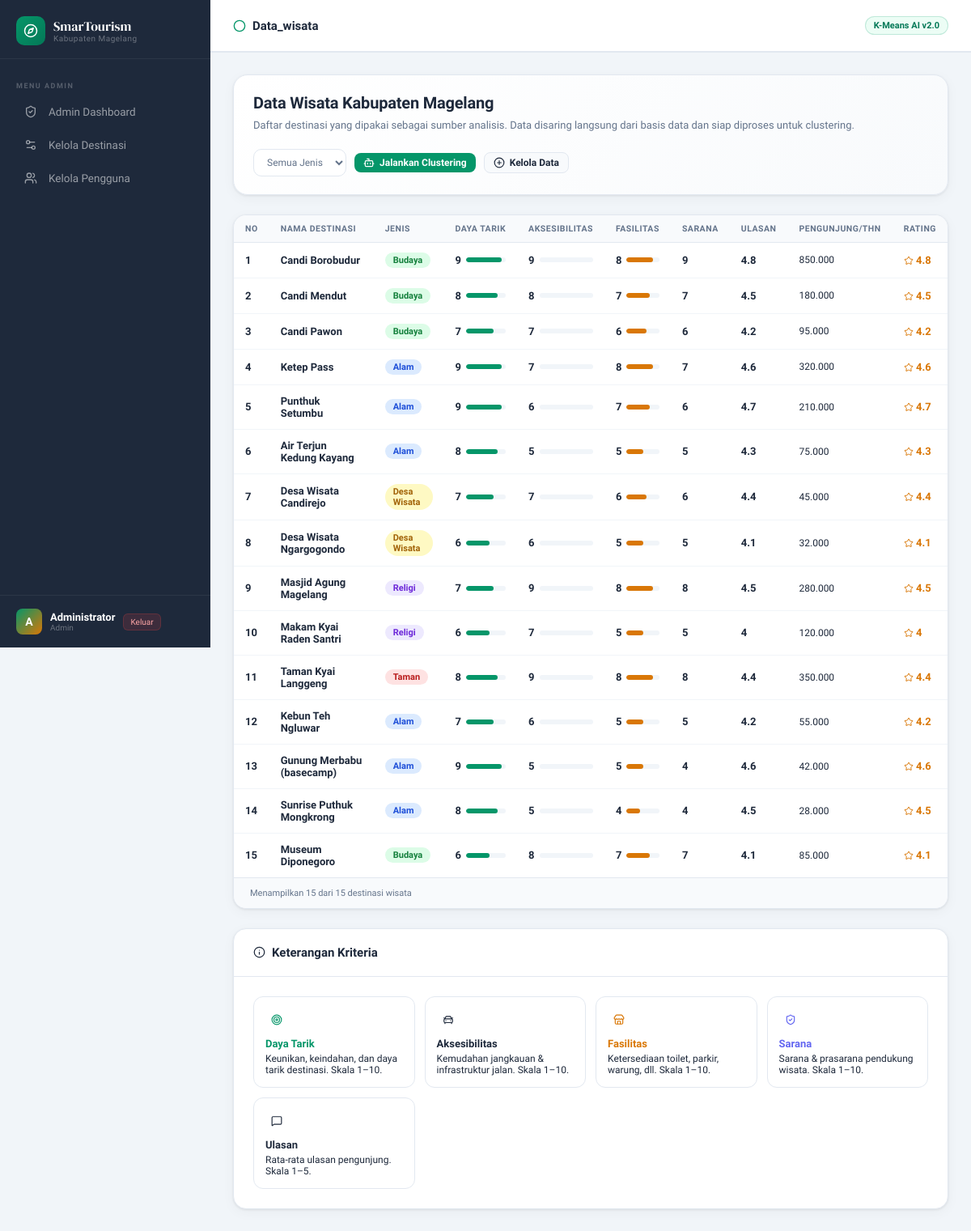
The app's page /pages/data_wisata.php (signed in) with its own data.
### tables this page shows
CREATE TABLE tb_destinasi (
  id INT UNSIGNED NOT NULL AUTO_INCREMENT,
  nama_destinasi VARCHAR(200) NOT NULL,
  kategori VARCHAR(50) NOT NULL,
  daya_tarik TINYINT UNSIGNED NOT NULL,
  aksesibilitas TINYINT UNSIGNED NOT NULL,
  fasilitas TINYINT UNSIGNED NOT NULL,
  sarana TINYINT UNSIGNED NOT NULL,
  ulasan DECIMAL(3,1) NOT NULL,
  jumlah_pengunjung INT UNSIGNED NOT NULL,
  rating DECIMAL(3,1) NOT NULL,
  latitude DECIMAL(10,7) NOT NULL,
  longitude DECIMAL(10,7) NOT NULL,
  status ENUM('aktif', 'nonaktif') NOT NULL DEFAULT 'aktif',
  created_at TIMESTAMP NOT NULL DEFAULT CURRENT_TIMESTAMP,
  updated_at TIMESTAMP NOT NULL DEFAULT CURRENT_TIMESTAMP ON UPDATE CURRENT_TIMESTAMP,
  PRIMARY KEY (id)
);

### includes/auth.php (called while the page is built, shortened)
<?php
function isLoggedIn(): bool
{
    return isset($_SESSION['user']['username'], $_SESSION['user']['role']);
}
function getCurrentUser(): ?array
{
    return isLoggedIn() ? $_SESSION['user'] : null;
}
function isAdmin(): bool
{
    $u = getCurrentUser();
    return $u && (($u['role'] ?? '') === 'admin');
}

### includes/kmeans.php (called while the page is built, shortened)
<?php
function getWisataData(): array
{
    try {
        $pdo = getDatabaseConnection();
        $stmt = $pdo->query(
            "SELECT
                id,
                nama_destinasi AS nama,
                kategori AS jenis,
                daya_tarik,
                aksesibilitas,
                fasilitas,
                sarana,
                ulasan,
                jumlah_pengunjung,
                rating,
                latitude AS lat,
                longitude AS lng
            FROM tb_destinasi
            WHERE status = 'aktif'
            ORDER BY id ASC"
        );
        $rows = $stmt->fetchAll();
        return array_map(static function (array $row): array {
            return [
                'id' => (int) $row['id'],
                'nama' => (string) $row['nama'],
                'jenis' => (string) $row['jenis'],
                'daya_tarik' => (float) $row['daya_tarik'],
                'aksesibilitas' => (float) $row['aksesibilitas'],
                'fasilitas' => (float) $row['fasilitas'],
                'sarana' => (float) $row['sarana'],
                'ulasan' => (float) $row['ulasan'],
                'jumlah_pengunjung' => (int) $row['jumlah_pengunjung'],
                'rating' => (float) $row['rating'],
                'lat' => (float) $row['lat'],
                'lng' => (float) $row['lng'],
            ];
        }, $rows);
    } catch (Throwable $e) {
        error_log('SmartTourism database error: ' . $e->getMessage());
        return [];
    }
}

### pages/data_wisata.php (the view, shortened to what this page needs)
<?php
require_once '../includes/header.php';
require_once '../includes/kmeans.php';
$allWisata = getWisataData();
$data = $allWisata;
$totalData = count($allWisata);
?>
<div class="page-content">
  <div class="page-hero">
    <div>
      <div class="page-hero-title">Data Wisata Kabupaten Magelang</div>
      <div class="page-hero-subtitle">Daftar destinasi yang dipakai sebagai sumber analisis. Data disaring langsung dari basis data dan siap diproses untuk clustering.</div>
    </div>
    <div class="page-hero-actions">
      <select onchange="location.href='?jenis='+this.value" style="background:white;border:1px solid var(--border);border-radius:10px;padding:8px 12px;font-size:12px;font-family:inherit;color:var(--text-muted);cursor:pointer;">
        <option value="">Semua Jenis</option>
      </select>
      <a href="clustering.php" class="btn btn-primary btn-sm"><i data-lucide="bot" style="width:14px;height:14px;"></i> Jalankan Clustering</a>
      <?php if (function_exists('isAdmin') && isAdmin()): ?>
        <a href="admin/destinasi.php" class="btn btn-secondary btn-sm"><i data-lucide="plus-circle" style="width:14px;height:14px;"></i> Kelola Data</a>
      <?php endif; ?>
    </div>
  </div>
  <div class="card mb-24">
    <div class="table-wrap">
      <table>
        <thead>
          <tr>
            <th>No</th>
            <th>Nama Destinasi</th>
            <th>Jenis</th>
            <th>Daya Tarik</th>
            <th>Aksesibilitas</th>
            <th>Fasilitas</th>
            <th>Sarana</th>
            <th>Ulasan</th>
            <th>Pengunjung/Thn</th>
            <th>Rating</th>
          </tr>
        </thead>
        <tbody>
          <?php if (!empty($data)): ?>
            <?php foreach (array_values($data) as $w):
              $jc = ['Budaya' => 'badge-green', 'Alam' => 'badge-blue', 'Desa Wisata' => 'badge-yellow', 'Religi' => 'badge-purple', 'Taman' => 'badge-red'][$w['jenis']] ?? 'badge-blue';
            ?>
              <tr>
                <td style="color:var(--text-3);font-weight:700;"><?= $w['id'] ?></td>
                <td style="font-weight:700;color:var(--text);"><?= htmlspecialchars($w['nama']) ?></td>
                <td><span class="badge <?= $jc ?>"><?= $w['jenis'] ?></span></td>
                <?php foreach (['daya_tarik', 'aksesibilitas', 'fasilitas'] as $f): ?>
                  <td>
                    <div style="display:flex;align-items:center;gap:6px;">
                      <span style="font-weight:700;color:var(--text);"><?= $w[$f] ?></span>
                      <div style="flex:1;min-width:40px;" class="progress-bar">
                        <div class="progress-fill" style="width:<?= $w[$f] * 10 ?>%;background:var(--<?= $f === 'daya_tarik' ? 'emerald' : ($f === 'aksesibilitas' ? 'blue' : 'gold') ?>);"></div>
                      </div>
                    </div>
                  </td>
                <?php endforeach; ?>
                <td style="font-weight:700;color:var(--text);"><?= $w['sarana'] ?></td>
                <td style="font-weight:700;color:var(--text);"><?= $w['ulasan'] ?></td>
                <td class="mono" style="font-size:12px;"><?= number_format($w['jumlah_pengunjung'], 0, ',', '.') ?></td>
                <td style="color:var(--gold);font-weight:700;"><i data-lucide="star" style="width:12px;height:12px;vertical-align:-2px;"></i> <?= $w['rating'] ?></td>
              </tr>
            <?php endforeach; ?>
          <?php else: ?>
            <tr>
              <td colspan="10" style="padding:24px;text-align:center;color:var(--text-3);">Belum ada data destinasi di database.</td>
            </tr>
          <?php endif; ?>
        </tbody>
      </table>
    </div>
    <div style="padding:12px 20px;background:var(--slate-pale);font-size:11px;color:var(--text-muted);border-top:1px solid var(--border);">
      Menampilkan <?= count($data) ?> dari <?= $totalData ?> destinasi wisata
    </div>
  </div>
  <div class="card">
    <div class="card-header">
      <div class="card-title"><i data-lucide="info" style="width:15px;height:15px;color:var(--blue);"></i> Keterangan Kriteria</div>
    </div>
    <div class="card-body">
      <div style="display:grid;grid-template-columns:repeat(auto-fit,minmax(190px,1fr));gap:12px;">
        <?php
        $kriteria = [
          ['target', 'Daya Tarik', 'Keunikan, keindahan, dan daya tarik destinasi. Skala 1–10.', 'var(--emerald)'],
          ['car-front', 'Aksesibilitas', 'Kemudahan jangkauan & infrastruktur jalan. Skala 1–10.', 'var(--blue)'],
          ['store', 'Fasilitas', 'Ketersediaan toilet, parkir, warung, dll. Skala 1–10.', 'var(--gold)'],
          ['shield-check', 'Sarana', 'Sarana & prasarana pendukung wisata. Skala 1–10.', 'var(--purple)'],
          ['message-square', 'Ulasan', 'Rata-rata ulasan pengunjung. Skala 1–5.', 'var(--red)'],
        ];
        foreach ($kriteria as $k2):
        ?>
          <div style="background:var(--surface-2);border:1px solid var(--border);border-radius:12px;padding:14px;">
            <div style="width:28px;height:28px;border-radius:8px;background:<?= $k2[3] ?>18;color:<?= $k2[3] ?>;display:flex;align-items:center;justify-content:center;margin-bottom:8px;"><i data-lucide="<?= $k2[0] ?>" style="width:14px;height:14px;"></i></div>
            <div style="font-size:13px;font-weight:700;color:<?= $k2[3] ?>;margin-bottom:4px;"><?= $k2[1] ?></div>
            <div style="font-size:12px;color:var(--text-3);"><?= $k2[2] ?></div>
          </div>
        <?php endforeach; ?>
      </div>
    </div>
  </div>
</div>
<?php require_once '../includes/footer.php'; ?>

### includes/header.php (style rules this page uses)
:root { --emerald: #059669; --emerald-dark: #047857; --emerald-light: #34d399; --emerald-pale: #ecfdf5; --gold: #d97706; --gold-light: #fbbf24; --purple: #6366f1; --slate: #1e293b; --slate-mid: #334155; --slate-light: #64748b; --slate-pale: #f8fafc; --white: #ffffff; --border: #e2e8f0; --sidebar-w: 260px; --header-h: 64px; --text: #1e293b; --text-muted: #64748b; --danger: #ef4444; --success: #059669; --warning: #d97706; --shadow: 0 1px 3px rgba(0, 0, 0, 0.08), 0 4px 16px rgba(0, 0, 0, 0.04); --shadow-lg: 0 8px 32px rgba(0, 0, 0, 0.1); }
* { box-sizing: border-box; margin: 0; padding: 0; }
html, body { height: 100%; font-family: 'Plus Jakarta Sans', sans-serif; background: #f1f5f9; color: var(--text); }
a { text-decoration: none; color: inherit; }
.page-content { padding: 28px; flex: 1; max-width: 1400px; }
.page-hero { background: linear-gradient(135deg, #ffffff 0%, #f8fafc 100%); border: 1px solid var(--border); border-radius: 18px; box-shadow: var(--shadow); padding: 22px 24px; margin-bottom: 24px; display: flex; justify-content: space-between; gap: 18px; align-items: flex-start; flex-wrap: wrap; }
.page-hero-title { font-size: 20px; font-weight: 800; color: var(--slate); letter-spacing: -0.2px; margin-bottom: 6px; }
.page-hero-subtitle { font-size: 13px; color: var(--text-muted); line-height: 1.6; max-width: 760px; }
.page-hero-actions { display: flex; gap: 10px; flex-wrap: wrap; align-items: center; }
.card { background: white; border-radius: 16px; border: 1px solid var(--border); box-shadow: var(--shadow); overflow: hidden; }
.card-header { padding: 20px 24px; border-bottom: 1px solid var(--border); display: flex; align-items: center; justify-content: space-between; flex-wrap: wrap; gap: 12px; }
.card-title { font-size: 15px; font-weight: 700; color: var(--slate); display: flex; align-items: center; gap: 8px; }
.card-body { padding: 24px; }
.table-wrap { overflow-x: auto; }
table { width: 100%; border-collapse: collapse; font-size: 13px; }
th { text-align: left; padding: 10px 14px; font-size: 10.5px; font-weight: 700; letter-spacing: 0.5px; text-transform: uppercase; color: var(--text-muted); background: var(--slate-pale); border-bottom: 1px solid var(--border); white-space: nowrap; }
td { padding: 12px 14px; border-bottom: 1px solid #f1f5f9; vertical-align: middle; }
tr:last-child td { border-bottom: none; }
.badge { display: inline-flex; align-items: center; padding: 3px 10px; border-radius: 100px; font-size: 11px; font-weight: 600; }
.badge-green { background: #dcfce7; color: #15803d; }
.badge-yellow { background: #fef9c3; color: #a16207; }
.badge-purple { background: #ede9fe; color: #6d28d9; }
.badge-blue { background: #dbeafe; color: #1d4ed8; }
.badge-red { background: #fee2e2; color: #b91c1c; }
.btn { display: inline-flex; align-items: center; gap: 6px; padding: 8px 16px; border-radius: 10px; font-size: 13px; font-weight: 600; font-family: inherit; cursor: pointer; border: none; transition: all 0.15s; }
.btn-primary { background: var(--emerald); color: white; }
.btn-secondary { background: var(--slate-pale); color: var(--slate); border: 1px solid var(--border); }
.btn-sm { padding: 5px 11px; font-size: 12px; border-radius: 8px; }
.mb-24 { margin-bottom: 24px; }
.progress-bar { height: 6px; background: #f1f5f9; border-radius: 100px; overflow: hidden; }
.progress-fill { height: 100%; border-radius: 100px; transition: width 0.6s ease; }

### records on screen
tb_destinasi: id "1", nama_destinasi "Candi Borobudur", kategori "Budaya", daya_tarik "9", aksesibilitas "9", fasilitas "8", sarana "9", ulasan "4.8", jumlah_pengunjung "850.000", rating "4.8"
tb_destinasi: id "2", nama_destinasi "Candi Mendut", kategori "Budaya", daya_tarik "8", aksesibilitas "8", fasilitas "7", sarana "7", ulasan "4.5", jumlah_pengunjung "180.000", rating "4.5"
tb_destinasi: id "3", nama_destinasi "Candi Pawon", kategori "Budaya", daya_tarik "7", aksesibilitas "7", fasilitas "6", sarana "6", ulasan "4.2", jumlah_pengunjung "95.000", rating "4.2"
tb_destinasi: id "4", nama_destinasi "Ketep Pass", kategori "Alam", daya_tarik "9", aksesibilitas "7", fasilitas "8", sarana "7", ulasan "4.6", jumlah_pengunjung "320.000", rating "4.6"
tb_destinasi: id "5", nama_destinasi "Punthuk Setumbu", kategori "Alam", daya_tarik "9", aksesibilitas "6", fasilitas "7", sarana "6", ulasan "4.7", jumlah_pengunjung "210.000", rating "4.7"
tb_destinasi: id "6", nama_destinasi "Air Terjun Kedung Kayang", kategori "Alam", daya_tarik "8", aksesibilitas "5", fasilitas "5", sarana "5", ulasan "4.3", jumlah_pengunjung "75.000", rating "4.3"
tb_destinasi: id "7", nama_destinasi "Desa Wisata Candirejo", kategori "Desa Wisata", daya_tarik "7", aksesibilitas "7", fasilitas "6", sarana "6", ulasan "4.4", jumlah_pengunjung "45.000", rating "4.4"
tb_destinasi: id "8", nama_destinasi "Desa Wisata Ngargogondo", kategori "Desa Wisata", daya_tarik "6", aksesibilitas "6", fasilitas "5", sarana "5", ulasan "4.1", jumlah_pengunjung "32.000", rating "4.1"
tb_destinasi: id "9", nama_destinasi "Masjid Agung Magelang", kategori "Religi", daya_tarik "7", aksesibilitas "9", fasilitas "8", sarana "8", ulasan "4.5", jumlah_pengunjung "280.000", rating "4.5"
tb_destinasi: id "10", nama_destinasi "Makam Kyai Raden Santri", kategori "Religi", daya_tarik "6", aksesibilitas "7", fasilitas "5", sarana "5", ulasan "4", jumlah_pengunjung "120.000", rating "4"
tb_destinasi: id "11", nama_destinasi "Taman Kyai Langgeng", kategori "Taman", daya_tarik "8", aksesibilitas "9", fasilitas "8", sarana "8", ulasan "4.4", jumlah_pengunjung "350.000", rating "4.4"
tb_destinasi: id "12", nama_destinasi "Kebun Teh Ngluwar", kategori "Alam", daya_tarik "7", aksesibilitas "6", fasilitas "5", sarana "5", ulasan "4.2", jumlah_pengunjung "55.000", rating "4.2"
tb_destinasi: id "13", nama_destinasi "Gunung Merbabu (basecamp)", kategori "Alam", daya_tarik "9", aksesibilitas "5", fasilitas "5", sarana "4", ulasan "4.6", jumlah_pengunjung "42.000", rating "4.6"
tb_destinasi: id "14", nama_destinasi "Sunrise Puthuk Mongkrong", kategori "Alam", daya_tarik "8", aksesibilitas "5", fasilitas "4", sarana "4", ulasan "4.5", jumlah_pengunjung "28.000", rating "4.5"
tb_destinasi: id "15", nama_destinasi "Museum Diponegoro", kategori "Budaya", daya_tarik "6", aksesibilitas "8", fasilitas "7", sarana "7", ulasan "4.1", jumlah_pengunjung "85.000", rating "4.1"

### other values on screen
$item['label'] "Admin Dashboard"
$item['label'] "Kelola Destinasi"
$item['label'] "Kelola Pengguna"
$initial "A"
$u['nama_lengkap'] "Administrator"
$u['role'] "Admin"
$currentNav['label'] "Data_wisata"
count($data) "15"
$totalData "15"
$k2[1] "Daya Tarik"
$k2[2] "Keunikan, keindahan, dan daya tarik destinasi. Skala 1–10."
$k2[1] "Aksesibilitas"
$k2[2] "Kemudahan jangkauan & infrastruktur jalan. Skala 1–10."
$k2[1] "Fasilitas"
$k2[2] "Ketersediaan toilet, parkir, warung, dll. Skala 1–10."
